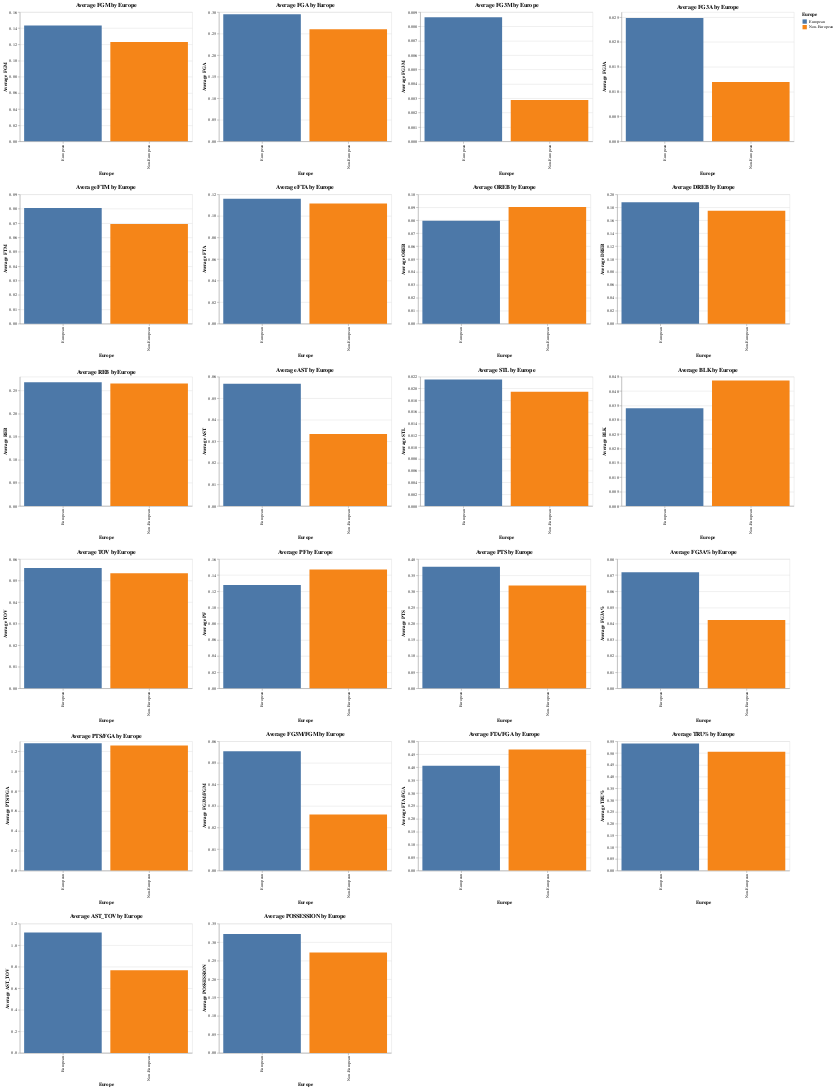

Notebook code cell kept with this figure:
### Code cell
import altair as alt
import pandas as pd
import altair_saver


# Annahme: Sie haben zwei DataFrames: data_per_min_europe_regular und data_per_min_usa_regular

# Fügen Sie eine neue Spalte hinzu, um anzuzeigen, ob der Spieler Europäer ist oder nicht
europe_C_playoffs['Europe'] = 'European'
non_europe_C_playoffs['Europe'] = 'Non-European'

# Kombinieren Sie die beiden DataFrames
combined_df = pd.concat([europe_C_playoffs, non_europe_C_playoffs])

# Liste der Metriken, die geplottet werden sollen
metrics = ['FGM', 'FGA', 'FG3M', 'FG3A', 'FTM', 'FTA', 
           'OREB', 'DREB', 'REB', 'AST', 'STL', 'BLK', 'TOV', 
           'PF', 'PTS', 'FG3A%', 'PTS/FGA', 'FG3M/FGM', 'FTA/FGA', 
           'TRU%', 'AST_TOV', 'POSSESSION']

# Liste zum Speichern der Diagramme
charts = []

# Einen Bruchteil des kombinierten DataFrame auswählen
sampled_df = combined_df.sample(frac=0.5)  # Passen Sie den Bruchteil bei Bedarf an

# Für jede Metrik ein gruppiertes Balkendiagramm erstellen und die Diagramme in eine Liste speichern
for metric in metrics:
    chart = alt.Chart(sampled_df).mark_bar().encode(
        x=alt.X('Europe:N', title='Europe'),
        y=alt.Y(f'mean({metric}):Q', title=f'Average {metric}'),
        color=alt.Color('Europe:N', legend=alt.Legend(title='Europe'))
    ).properties(
        title=f'Average {metric} by Europe',
        width=400,
        height=300
    )
    charts.append(chart)

# Diagramme in sechs Zeilen stapeln
alt_row = alt.vconcat(*[alt.hconcat(*charts[i:i+4]) for i in range(0, len(charts), 4)])

# Die Diagramme anzeigen
alt_row

### Figure 1 — Vega-Lite specification as saved in the notebook (floating-point values rounded to 4 significant figures; data arrays with more than 128 entries replaced by an {"elided": "..."} marker saying what was removed)
{"config": {"view": {"continuousWidth": 300, "continuousHeight": 300}}, "vconcat": [{"hconcat": [{"mark": {"type": "bar"}, "encoding": {"color": {"field": "Europe", "legend": {"title": "Europe"}, "type": "nominal"}, "x": {"field": "Europe", "title": "Europe", "type": "nominal"}, "y": {"aggregate": "mean", "field": "FGM", "title": "Average FGM", "type": "quantitative"}}, "height": 300, "title": "Average FGM by Europe", "width": 400}, {"mark": {"type": "bar"}, "encoding": {"color": {"field": "Europe", "legend": {"title": "Europe"}, "type": "nominal"}, "x": {"field": "Europe", "title": "Europe", "type": "nominal"}, "y": {"aggregate": "mean", "field": "FGA", "title": "Average FGA", "type": "quantitative"}}, "height": 300, "title": "Average FGA by Europe", "width": 400}, {"mark": {"type": "bar"}, "encoding": {"color": {"field": "Europe", "legend": {"title": "Europe"}, "type": "nominal"}, "x": {"field": "Europe", "title": "Europe", "type": "nominal"}, "y": {"aggregate": "mean", "field": "FG3M", "title": "Average FG3M", "type": "quantitative"}}, "height": 300, "title": "Average FG3M by Europe", "width": 400}, {"mark": {"type": "bar"}, "encoding": {"color": {"field": "Europe", "legend": {"title": "Europe"}, "type": "nominal"}, "x": {"field": "Europe", "title": "Europe", "type": "nominal"}, "y": {"aggregate": "mean", "field": "FG3A", "title": "Average FG3A", "type": "quantitative"}}, "height": 300, "title": "Average FG3A by Europe", "width": 400}]}, {"hconcat": [{"mark": {"type": "bar"}, "encoding": {"color": {"field": "Europe", "legend": {"title": "Europe"}, "type": "nominal"}, "x": {"field": "Europe", "title": "Europe", "type": "nominal"}, "y": {"aggregate": "mean", "field": "FTM", "title": "Average FTM", "type": "quantitative"}}, "height": 300, "title": "Average FTM by Europe", "width": 400}, {"mark": {"type": "bar"}, "encoding": {"color": {"field": "Europe", "legend": {"title": "Europe"}, "type": "nominal"}, "x": {"field": "Europe", "title": "Europe", "type": "nominal"}, "y": {"aggregate": "mean", "field": "FTA", "title": "Average FTA", "type": "quantitative"}}, "height": 300, "title": "Average FTA by Europe", "width": 400}, {"mark": {"type": "bar"}, "encoding": {"color": {"field": "Europe", "legend": {"title": "Europe"}, "type": "nominal"}, "x": {"field": "Europe", "title": "Europe", "type": "nominal"}, "y": {"aggregate": "mean", "field": "OREB", "title": "Average OREB", "type": "quantitative"}}, "height": 300, "title": "Average OREB by Europe", "width": 400}, {"mark": {"type": "bar"}, "encoding": {"color": {"field": "Europe", "legend": {"title": "Europe"}, "type": "nominal"}, "x": {"field": "Europe", "title": "Europe", "type": "nominal"}, "y": {"aggregate": "mean", "field": "DREB", "title": "Average DREB", "type": "quantitative"}}, "height": 300, "title": "Average DREB by Europe", "width": 400}]}, {"hconcat": [{"mark": {"type": "bar"}, "encoding": {"color": {"field": "Europe", "legend": {"title": "Europe"}, "type": "nominal"}, "x": {"field": "Europe", "title": "Europe", "type": "nominal"}, "y": {"aggregate": "mean", "field": "REB", "title": "Average REB", "type": "quantitative"}}, "height": 300, "title": "Average REB by Europe", "width": 400}, {"mark": {"type": "bar"}, "encoding": {"color": {"field": "Europe", "legend": {"title": "Europe"}, "type": "nominal"}, "x": {"field": "Europe", "title": "Europe", "type": "nominal"}, "y": {"aggregate": "mean", "field": "AST", "title": "Average AST", "type": "quantitative"}}, "height": 300, "title": "Average AST by Europe", "width": 400}, {"mark": {"type": "bar"}, "encoding": {"color": {"field": "Europe", "legend": {"title": "Europe"}, "type": "nominal"}, "x": {"field": "Europe", "title": "Europe", "type": "nominal"}, "y": {"aggregate": "mean", "field": "STL", "title": "Average STL", "type": "quantitative"}}, "height": 300, "title": "Average STL by Europe", "width": 400}, {"mark": {"type": "bar"}, "encoding": {"color": {"field": "Europe", "legend": {"title": "Europe"}, "type": "nominal"}, "x": {"field": "Europe", "title": "Europe", "type": "nominal"}, "y": {"aggregate": "mean", "field": "BLK", "title": "Average BLK", "type": "quantitative"}}, "height": 300, "title": "Average BLK by Europe", "width": 400}]}, {"hconcat": [{"mark": {"type": "bar"}, "encoding": {"color": {"field": "Europe", "legend": {"title": "Europe"}, "type": "nominal"}, "x": {"field": "Europe", "title": "Europe", "type": "nominal"}, "y": {"aggregate": "mean", "field": "TOV", "title": "Average TOV", "type": "quantitative"}}, "height": 300, "title": "Average TOV by Europe", "width": 400}, {"mark": {"type": "bar"}, "encoding": {"color": {"field": "Europe", "legend": {"title": "Europe"}, "type": "nominal"}, "x": {"field": "Europe", "title": "Europe", "type": "nominal"}, "y": {"aggregate": "mean", "field": "PF", "title": "Average PF", "type": "quantitative"}}, "height": 300, "title": "Average PF by Europe", "width": 400}, {"mark": {"type": "bar"}, "encoding": {"color": {"field": "Europe", "legend": {"title": "Europe"}, "type": "nominal"}, "x": {"field": "Europe", "title": "Europe", "type": "nominal"}, "y": {"aggregate": "mean", "field": "PTS", "title": "Average PTS", "type": "quantitative"}}, "height": 300, "title": "Average PTS by Europe", "width": 400}, {"mark": {"type": "bar"}, "encoding": {"color": {"field": "Europe", "legend": {"title": "Europe"}, "type": "nominal"}, "x": {"field": "Europe", "title": "Europe", "type": "nominal"}, "y": {"aggregate": "mean", "field": "FG3A%", "title": "Average FG3A%", "type": "quantitative"}}, "height": 300, "title": "Average FG3A% by Europe", "width": 400}]}, {"hconcat": [{"mark": {"type": "bar"}, "encoding": {"color": {"field": "Europe", "legend": {"title": "Europe"}, "type": "nominal"}, "x": {"field": "Europe", "title": "Europe", "type": "nominal"}, "y": {"aggregate": "mean", "field": "PTS/FGA", "title": "Average PTS/FGA", "type": "quantitative"}}, "height": 300, "title": "Average PTS/FGA by Europe", "width": 400}, {"mark": {"type": "bar"}, "encoding": {"color": {"field": "Europe", "legend": {"title": "Europe"}, "type": "nominal"}, "x": {"field": "Europe", "title": "Europe", "type": "nominal"}, "y": {"aggregate": "mean", "field": "FG3M/FGM", "title": "Average FG3M/FGM", "type": "quantitative"}}, "height": 300, "title": "Average FG3M/FGM by Europe", "width": 400}, {"mark": {"type": "bar"}, "encoding": {"color": {"field": "Europe", "legend": {"title": "Europe"}, "type": "nominal"}, "x": {"field": "Europe", "title": "Europe", "type": "nominal"}, "y": {"aggregate": "mean", "field": "FTA/FGA", "title": "Average FTA/FGA", "type": "quantitative"}}, "height": 300, "title": "Average FTA/FGA by Europe", "width": 400}, {"mark": {"type": "bar"}, "encoding": {"color": {"field": "Europe", "legend": {"title": "Europe"}, "type": "nominal"}, "x": {"field": "Europe", "title": "Europe", "type": "nominal"}, "y": {"aggregate": "mean", "field": "TRU%", "title": "Average TRU%", "type": "quantitative"}}, "height": 300, "title": "Average TRU% by Europe", "width": 400}]}, {"hconcat": [{"mark": {"type": "bar"}, "encoding": {"color": {"field": "Europe", "legend": {"title": "Europe"}, "type": "nominal"}, "x": {"field": "Europe", "title": "Europe", "type": "nominal"}, "y": {"aggregate": "mean", "field": "AST_TOV", "title": "Average AST_TOV", "type": "quantitative"}}, "height": 300, "title": "Average AST_TOV by Europe", "width": 400}, {"mark": {"type": "bar"}, "encoding": {"color": {"field": "Europe", "legend": {"title": "Europe"}, "type": "nominal"}, "x": {"field": "Europe", "title": "Europe", "type": "nominal"}, "y": {"aggregate": "mean", "field": "POSSESSION", "title": "Average POSSESSION", "type": "quantitative"}}, "height": 300, "title": "Average POSSESSION by Europe", "width": 400}]}], "data": {"name": "data-4ebdfa726ac5ce31144958747a10c3b4"}, "$schema": "https://vega.github.io/schema/vega-lite/v5.8.0.json", "datasets": {"data-4ebdfa726ac5ce31144958747a10c3b4": {"elided": "500 records"}}}
